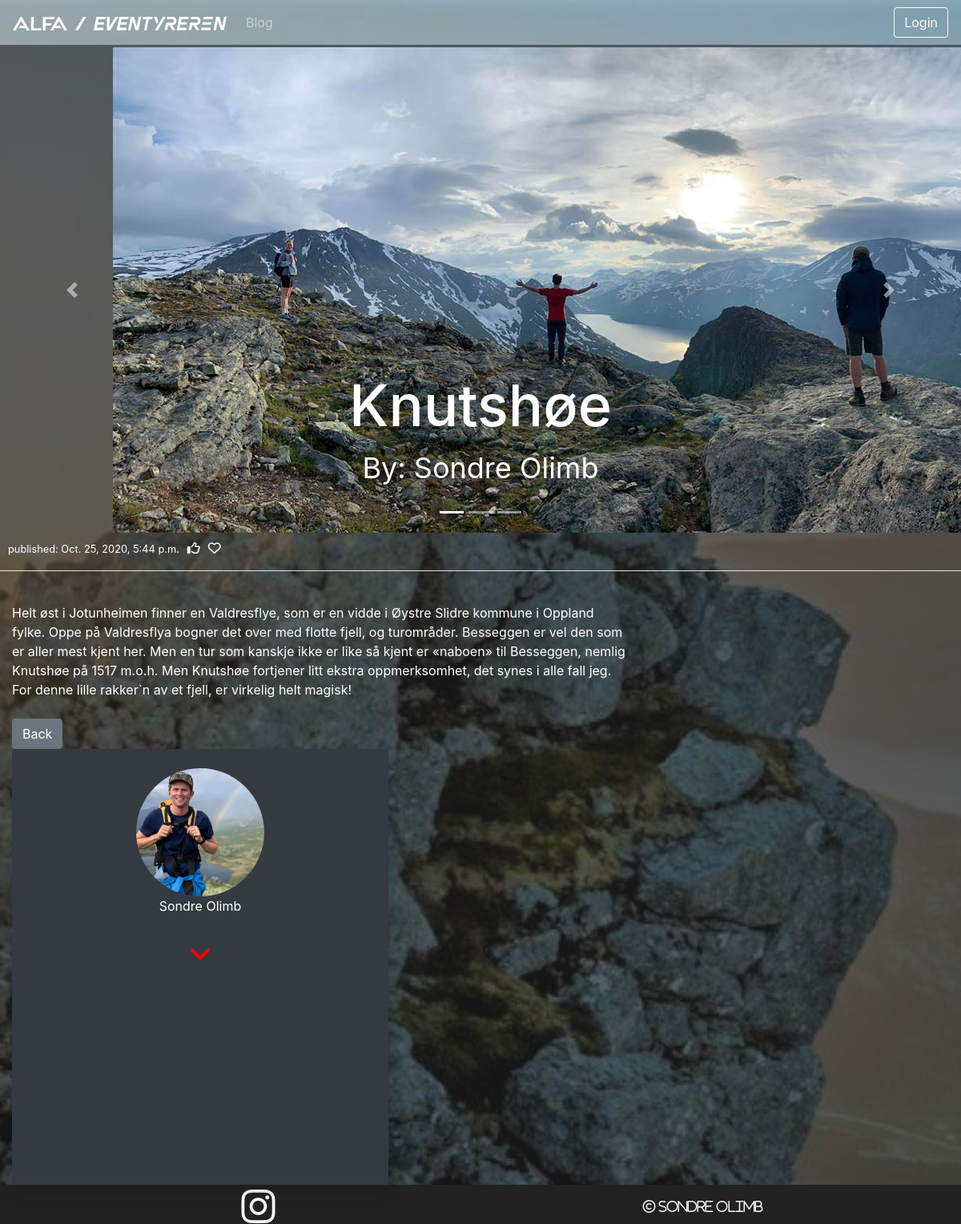
Screenshot of /article/17 with the database file from the repository.
### blog/models.py (models this page shows, shortened)
class Post(models.Model):
    title = models.CharField(max_length=255)
    title_tag=models.CharField(max_length=255)
    author =models.ForeignKey(User, on_delete=models.CASCADE)  #this line deletes all elements created by this user if this user is deleted
    body = models.TextField()
    post_date = models.DateTimeField(auto_now_add=True)
    category = models.CharField(max_length=255, default="uncategorized")

### blog/views.py (the view)
# urls.py: path('article/<int:pk>' ,ArticleDetailView.as_view(),name="article-detail") , #pk is the primary key, its atoganerated by the database. in means that its a integer
class ArticleDetailView(DetailView):
    model = Post
    template_name = 'article_detail.html'

### templates/article_detail.html (shortened to what this page needs)
{% extends "base.html" %}
{% load static %}
{% block content %}
    <head>
<link href='https://api.mapbox.com/mapbox-gl-js/v1.12.0/mapbox-gl.css' rel='stylesheet' />
</head>
<div class="container-fluid w-100 "  style="background: rgba(36, 36, 36, 0.6);   min-height: 100vh; margin-right: auto !important; margin-left:auto!important;  padding-left: 0 !important;padding-right: 0 !important" " >
<div id="carouselExampleIndicators" class="w-100 carousel slide" data-ride="carousel" >
  <ol class="carousel-indicators">
    <li data-target="#carouselExampleIndicators" data-slide-to="0" class="active"></li>
    <li data-target="#carouselExampleIndicators" data-slide-to="1"></li>
    <li data-target="#carouselExampleIndicators" data-slide-to="2"></li>
  </ol>
  <div class="carousel-inner">
    <div class="carousel-item active">
      <img class="d-block w-100" src={% static "images/knuts.jpg" %} alt="First-slide" style = "object-fit: none !important; min-width: 150vmin !important; height: 40vmax !important; " >
        <div class="carousel-caption  d-md-block">
             <h5 style="font-size:6vw;">{{ post.title  }}</h5>
                <p style="font-size:3vw;">By: {{ post.author.first_name }} {{ post.author.last_name }}</p>
  </div>
    </div>
  </div>
  <a class="carousel-control-prev" href="#carouselExampleIndicators" role="button" data-slide="prev">
    <span class="carousel-control-prev-icon" aria-hidden="true"></span>
  </a>
  <a class="carousel-control-next" href="#carouselExampleIndicators" role="button" data-slide="next">
    <span class="carousel-control-next-icon" aria-hidden="true"></span>
  </a>
</div>
<div class = "container d-flex row align-items-center" style ="margin-top: 5px;">
    <div style="margin-left: 10px">
            <small>
                published: {{ post.post_date  }}
            </small>
    </div>
    <div class="align-self-center" style="margin-left: 10px">
        <i class="far fa-thumbs-up fa-1x"></i>
    </div>
    <div class="align-self-center" style="margin-left: 10px">
        <i class="far fa-heart fa-1x"></i>
    </div>
</div>
<hr style=" background-color:white;">
<br/>
<div class="container-fluid" >
  <div class="row" >
      <div class="col-xl order-xl-2" style="max-width: 500px">
          <div>
                {% include "tripcard.html" %}
          </div>
    </div>
    <div class="col-xl-8 order-xl-1" >
        {{ post.body|safe }}
        <br/><br/>
    <a href="{% url "blog" %}" class="btn btn-secondary">Back</a>
    </div>
  </div>
</div>
</div>
{% endblock %}

### templates/tripcard.html (shortened to what this page needs)
<!DOCTYPE html>
{% load static %}
{% block content %}
<head>
<link href='https://api.mapbox.com/mapbox-gl-js/v1.12.0/mapbox-gl.css' rel='stylesheet' />
      <link href="/your-path-to-fontawesome/css/fontawesome.css" rel="stylesheet">
      <link href="/your-path-to-fontawesome/css/brands.css" rel="stylesheet">
      <link href="/your-path-to-fontawesome/css/solid.css" rel="stylesheet">
</head>
<div class ="coloum shadow  rounded bg-dark" >
<br/>
    <div class="col-fluid order-2 align-items-center d-flex flex-column" >
        <img class="img-fluid rounded-circle "  alt="100x100" src="{% static "images/sondre.jpg" %}" style = "width: 10rem; height: 10rem">
        {{ post.author.first_name }} {{ post.author.last_name }}
        <br/>
        <br/>
        <p>
      <a class="btn btn-transparent  " type="button" data-toggle="collapse" data-target="#collapseExample" aria-expanded="false" aria-controls="collapseExample">
         <i onclick="myFunction(this)"  class="fas fa-angle-down fa-2x" style="color:red" ></i>
      </a>
        </p>
    </div>
    <br/>
    <div class="col-fluid order-2 align-items-center d-flex"  >
            <div class="container-fluid" style="  width:28rem; " >
                <div id='map'  class= " rounded " style=' width: 100%; height:200px; padding: 0; margin: 0;'></div>
    </div>
        <br/>
        <br/>
        </div>
        <br/>
</div>
{% endblock %}

### templates/base.html (style rules this page uses)
body { color: white; margin:0; }

### rows the page displays
Post: title "Knutshøe", author.first_name "Sondre", author.last_name "Olimb", post_date "Oct. 25, 2020, 5:44 p.m.", body "Helt øst i Jotunheimen finner en Valdresflye, som er en vidde i Øystre Slidre kommune i Oppland fylke. Oppe på Valdresflya bogner det over med flotte fjell, og turområder. Besseggen er vel den som er aller mest kjent her. Men en tur som kanskje ikke er like så kjent er «naboen» til Besseggen, nemlig Knutshøe på 1517 m.o.h. Men Knutshøe fortjener litt ekstra oppmerksomhet, det synes i alle fall jeg. For denne lille rakker`n av et fjell, er virkelig helt magisk!"
